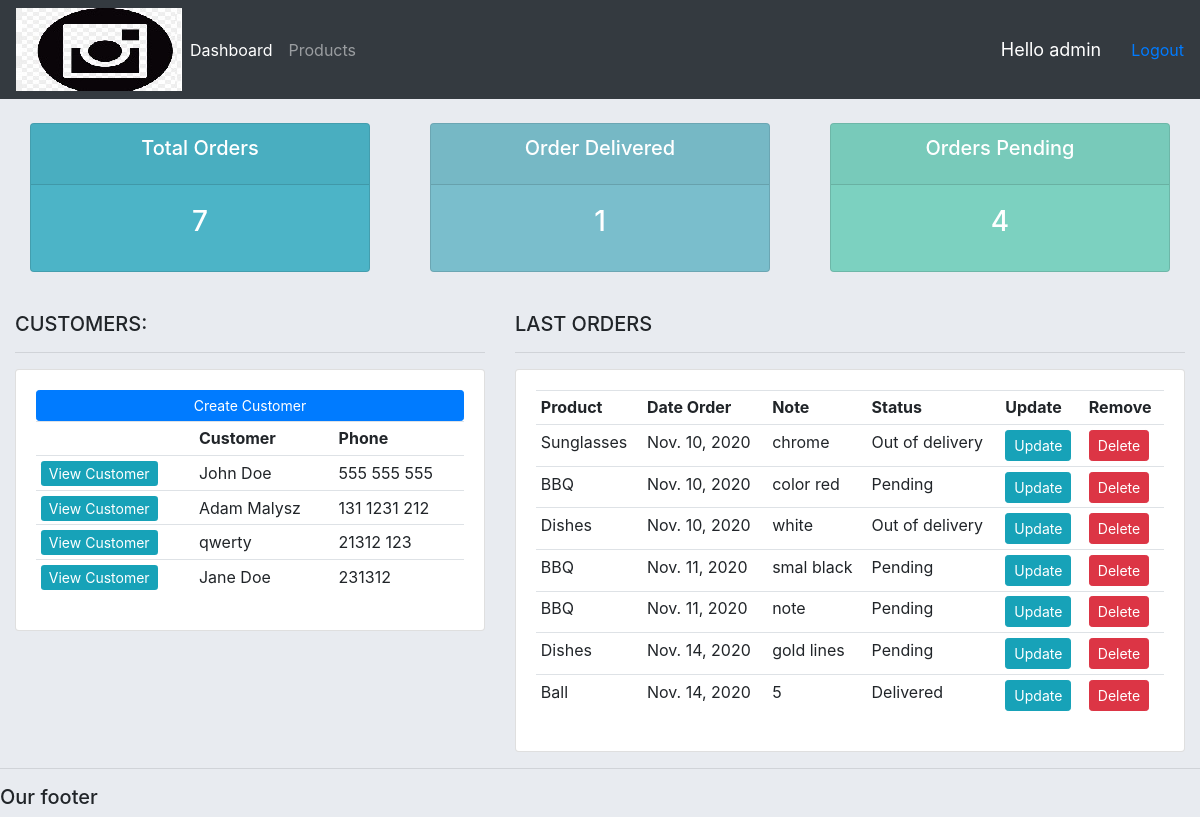
The app's page / (signed in), older data.
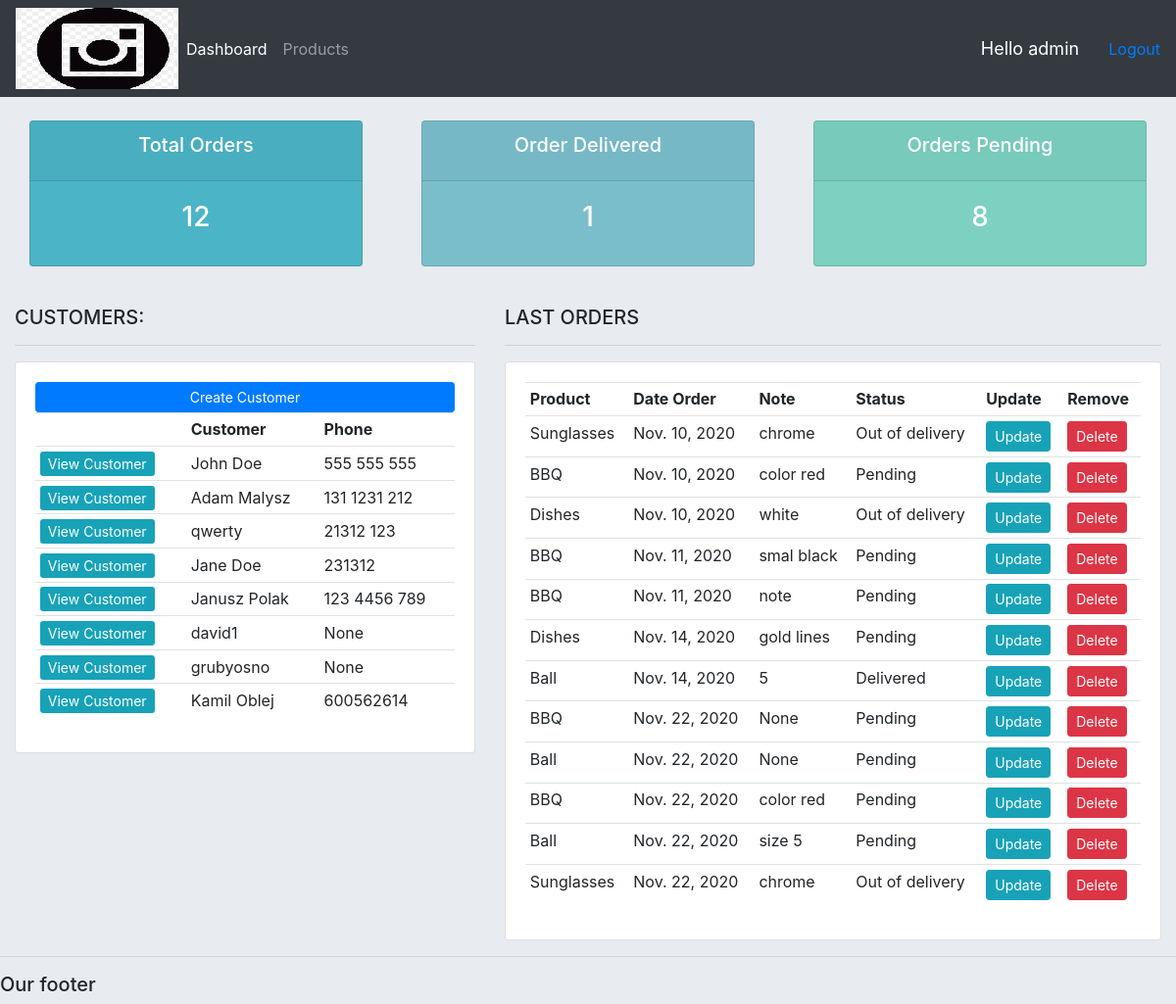
The same page, newer data.
### accounts/models.py (models this page shows, shortened)
class Customer(models.Model):
    user = models.OneToOneField(
        User, blank=True, null=True, on_delete=models.CASCADE)
    name = models.CharField(max_length=255, null=True)
    phone = models.CharField(max_length=255, null=True)
    email = models.CharField(max_length=255, null=True)
    profile_pic = models.ImageField(
        default='profile.png', null=True, blank=True)
    date_created = models.DateField(auto_now_add=True, null=True)

class Order(models.Model):
    STATUS = (
        ('Pending', 'Pending'),
        ('Out of delivery', 'Out of delivery'),
        ('Delivered', 'Delivered')
    )
    customer = models.ForeignKey(
        Customer, null=True, on_delete=models.SET_NULL)
    product = models.ForeignKey(Product, null=True, on_delete=models.SET_NULL)
    date_created = models.DateField(auto_now_add=True, null=True)
    status = models.CharField(
        max_length=255, null=True, choices=STATUS)
    note = models.CharField(max_length=1000, null=True)

class Product(models.Model):
    CATEGORY = (
        ('In Door', 'In Door'),
        ('Out Door', 'Out Door')
    )
    name = models.CharField(max_length=255, null=True)
    price = models.FloatField(null=True)
    category = models.CharField(max_length=255, null=True, choices=CATEGORY)
    description = models.TextField(max_length=500, null=True)
    date_created = models.DateField(auto_now_add=True, null=True)
    tags = models.ManyToManyField(Tag)
    def __str__(self):
        return self.name

### accounts/decorators.py (the view)
    def wrapper_function(request, *args, **kwargs):
        group = None
        if request.user.groups.exists():
            group = request.user.groups.all()[0].name
            print(group)
        if group == 'customer':
            return redirect('user_page')
        if group == 'admin':
            return view_func(request, *args, **kwargs)

### accounts/views.py (called while the page is built)
@login_required(login_url='login')
@admin_only
def home(request):
    orders = Order.objects.all()
    customers = Customer.objects.all()
    total_customers = customers.count()
    total_orders = orders.count()
    delivered = orders.filter(status='Delivered').count()
    pending = orders.filter(status='Pending').count()
    context = {
        'orders': orders,
        'customers': customers,
        'total_customers': total_customers,
        'total_orders': total_orders,
        'delivered': delivered,
        'pending': pending,
    }
    return render(request, 'accounts/dashboard.html', context)

### accounts/templates/accounts/dashboard.html
{% extends "accounts/main.html" %}
{% block content %}
{% include "accounts/status.html" %}
<br>
<div class="row">
    <div class="col-md-5">
        <h5>CUSTOMERS:</h5>
        <hr>
        <div class="card card-body">
            <a href="" class="btn btn-primary btn-sm btn-block">Create Customer</a>
            <table class="table table-sm">
                <tr>
                    <th></th>
                    <th>Customer</th>
                    <th>Phone</th>
                </tr>
                {% for customer in customers  %}
                <tr>
                    <td><a class="brn btn-sm btn-info" href=" {% url 'customer' customer.id %}"> View Customer</a></td>
                    <td>{{ customer.name }}</td>
                    <td> {{ customer.phone }}</td>
                </tr>
                {% endfor %}
            </table>
        </div>
    </div>
    <div class="col-md-7">
        <h5>LAST ORDERS</h5>
        <hr>
        <div class="card card-body">
            <table class="table table-sm">
                <tr>
                    <th>Product</th>
                    <th>Date Order</th>
                    <th>Note</th>
                    <th>Status</th>
                    <th>Update</th>
                    <th>Remove</th>
                </tr>
                {% for order in orders %}
                <tr>
                    <td>{{ order.product }}</td>
                    <td>{{ order.date_created }}</td>
                    <td>{{ order.note }}</td>
                    <td>{{ order.status }}</td>
                    <td><a class="btn btn-sm btn-info" href="{% url 'update_order' order.id %}">Update</a></td>
                    <td><a class="btn btn-sm btn-danger" href="{% url 'delete_order' order.id %}">Delete</a></td>
                </tr>
                {% endfor %}
            </table>
        </div>
    </div>
</div>
{% endblock content %}

### accounts/templates/accounts/main.html (shortened to what this page needs)
{% load static %}
<!DOCTYPE html>
<html lang="en">
<head>
    <link rel="stylesheet" href="https://stackpath.bootstrapcdn.com/bootstrap/4.1.3/css/bootstrap.min.css"
>
    <link rel="stylesheet" href=" {% static '/css/main.css' %}">
</head>
<body>
    {% include "accounts/navbar.html" %}
    {% block content %}
    {% endblock content %}
    <hr>
    <h5>Our footer</h5>
</body>
</html>

### accounts/templates/accounts/navbar.html (shortened to what this page needs)
{% load static %}
<nav class="navbar navbar-expand-lg navbar-dark bg-dark">
    <img src="{% static 'images/logo.png' %}" alt="">
    <div class="collapse navbar-collapse" id="navbarNav">
        <ul class="navbar-nav">
            {% if request.user.is_staff %}
            <li class="nav-item active">
                <a class="nav-link" href="{% url 'dashboard' %}">Dashboard</a>
            </li>
            <li class="nav-item">
                <a class="nav-link" href="{% url 'products' %}">Products </a>
            </li>
            {% else %}
            <li class="nav-item">
                <a class="nav-link" href="{% url 'account_settings' %}">Settings </a>
            </li>
            {% endif %}
        </ul>
    </div>
    <span class="hello-msg">Hello {{ request.user }} &nbsp;</span>
    <span><a href="{% url 'logout' %}">Logout</a></span>
</nav>
<br>

### accounts/templates/accounts/status.html
<div class="row">
    <div class="col">
        <div class="col-md">
            <div class="card text-center text-white mb-3" id="total-orders">
                <div class="card-header">
                    <h5 class="card-title">Total Orders</h5>
                </div>
                <div class="card-body">
                    <h3 class="card-title"> {{ total_orders }}</h3>
                </div>
            </div>
        </div>
    </div>
    <div class="col">
        <div class="col-md">
            <div class="card text-center text-white mb-3" id="orders-delivered">
                <div class="card-header">
                    <h5 class="card-title">Order Delivered</h5>
                </div>
                <div class="card-body">
                    <h3 class="card-title"> {{ delivered }}</h3>
                </div>
            </div>
        </div>
    </div>
    <div class="col">
        <div class="col-md">
            <div class="card text-center text-white mb-3" id="orders-pending">
                <div class="card-header">
                    <h5 class="card-title">Orders Pending</h5>
                </div>
                <div class="card-body">
                    <h3 class="card-title">{{ pending }}</h3>
                </div>
            </div>
        </div>
    </div>
</div>

### static/css/main.css (style rules this page uses)
body { background-color: #e8ebf0; }
#total-orders { background-color: #4cb4c7; }
#orders-delivered { background-color: #7abecc; }
#orders-pending { background-color: #7cd1c0; }
.row { margin-left: 0; margin-right: 0; }

### accounts/templates/accounts/navbar.html (style rules this page uses)
.hello-msg { font-size: 18px; color: white; margin: 20px; }

Row changes from the older to the newer data that the page shows:
added Customer: name "Janusz Polak", phone "123 4456 789"
added Customer: name "david1", phone "None"
added Customer: name "grubyosno", phone "None"
added Customer: name "Kamil Oblej", phone "600562614"
added Order: product "BBQ", date_created "Nov. 22, 2020", note "None", status "Pending"
added Order: product "Ball", date_created "Nov. 22, 2020", note "None", status "Pending"
added Order: product "BBQ", date_created "Nov. 22, 2020", note "color red", status "Pending"
added Order: product "Ball", date_created "Nov. 22, 2020", note "size 5", status "Pending"
added Order: product "Sunglasses", date_created "Nov. 22, 2020", note "chrome", status "Out of delivery"
Text that changed along with them:
{{ total_orders }}: "7" → "12"
{{ pending }}: "4" → "8"
